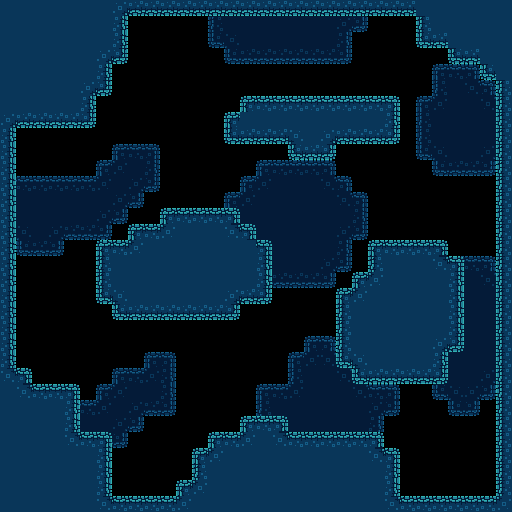

A 2D game scene composited from a Tiled map and its tileset images. What follows is a short description and the map's XML, with every tile layer's data as written:
An orthogonal 32x32 tile map with 16x16 px tiles, 2 tile layers (Background, Ground) and 34 objects (Player).

<map version="1.10" tiledversion="1.10.2" orientation="orthogonal" renderorder="right-down" width="32" height="32" tilewidth="16" tileheight="16" infinite="0" nextlayerid="5" nextobjectid="36">
 <tileset firstgid="1" source="tileset.tsx" />
 <layer id="4" name="Background" width="32" height="32" parallaxx="1.05">
  <data encoding="csv">
0,0,0,0,0,0,0,0,0,0,0,0,0,0,0,0,0,0,0,0,0,0,0,0,0,0,0,0,0,0,0,0,
0,0,0,0,0,0,0,0,0,0,0,0,0,16,17,17,17,17,17,17,17,9,28,0,0,0,0,0,0,0,0,0,
0,0,0,0,0,0,0,0,0,0,0,0,0,26,10,17,17,17,17,17,17,18,0,0,0,0,0,0,0,0,0,0,
0,0,0,0,0,0,0,0,0,0,0,0,0,0,26,27,27,27,27,27,27,28,0,0,0,0,0,0,0,0,0,0,
0,0,0,0,0,0,0,0,0,0,0,0,0,0,0,0,0,0,0,0,0,0,0,0,0,0,0,6,7,8,0,0,
0,0,0,0,0,0,0,0,0,0,0,0,0,0,0,0,0,0,0,0,0,0,0,0,0,0,0,16,17,19,8,0,
0,0,0,0,0,0,0,0,0,0,0,0,0,0,0,0,0,0,0,0,0,0,0,0,0,0,6,20,17,17,19,8,
0,0,0,0,0,0,0,0,0,0,0,0,0,0,0,0,0,0,0,0,0,0,0,0,0,0,16,17,17,17,17,18,
0,0,0,0,0,0,0,0,0,0,0,0,0,0,0,0,0,0,0,0,0,0,0,0,0,0,16,17,17,17,17,18,
0,0,0,0,0,0,0,6,7,8,0,0,0,0,0,0,0,0,0,0,0,0,0,0,0,0,26,10,17,17,9,28,
0,0,0,0,0,0,6,20,17,18,0,0,0,0,0,0,6,7,7,7,8,0,0,0,0,0,0,26,27,27,28,0,
6,7,7,7,7,7,20,17,9,28,0,0,0,0,0,6,20,17,17,17,19,8,0,0,0,0,0,0,0,0,0,0,
16,17,17,17,17,17,17,9,28,0,0,0,0,0,6,20,17,17,17,17,17,19,8,0,0,0,0,0,0,0,0,0,
16,17,17,17,17,17,9,28,0,0,0,0,0,0,16,17,17,17,17,17,17,17,18,0,0,0,0,0,0,0,0,0,
26,10,17,9,27,27,28,0,0,0,0,0,0,0,16,17,17,17,17,17,17,9,28,0,0,0,0,0,0,0,0,0,
0,26,27,28,0,0,0,0,0,0,0,0,0,0,16,17,17,17,17,17,17,18,0,0,0,0,0,0,0,0,0,0,
0,0,0,0,0,0,0,0,0,0,0,0,0,0,26,27,10,17,17,17,9,28,0,0,0,0,6,7,7,7,8,0,
0,0,0,0,0,0,0,0,0,0,0,0,0,0,0,0,26,27,27,27,28,0,0,0,0,0,16,17,17,17,19,8,
0,0,0,0,0,0,0,0,0,0,0,0,0,0,0,0,0,0,0,0,0,0,0,0,0,0,16,17,17,17,17,18,
0,0,0,0,0,0,0,0,0,0,0,0,0,0,0,0,0,0,0,0,0,0,0,0,0,6,20,17,17,17,17,18,
0,0,0,0,0,0,0,0,0,0,0,0,0,0,0,0,0,0,0,0,0,0,0,0,0,16,17,17,17,17,17,18,
0,0,0,0,0,0,0,0,0,0,0,0,0,0,0,0,0,0,0,6,8,0,0,0,0,16,17,17,17,17,17,18,
0,0,0,0,0,0,0,0,0,6,8,0,0,0,0,0,0,0,6,20,19,8,0,0,0,26,10,17,17,17,17,18,
0,0,0,0,0,0,0,6,7,20,18,0,0,0,0,0,0,0,16,17,17,19,8,0,0,0,26,10,17,17,9,28,
0,0,0,0,0,0,6,20,17,17,18,0,0,0,0,0,6,7,20,17,17,17,19,7,8,0,0,26,10,9,28,0,
0,0,0,0,6,7,20,17,9,27,28,0,0,0,0,0,16,17,17,17,17,17,17,9,28,0,0,0,26,28,0,0,
0,6,7,7,20,17,17,9,28,0,0,0,0,0,0,0,16,17,17,17,17,17,17,18,0,0,0,0,0,0,0,0,
0,16,17,17,9,27,27,28,0,0,0,0,0,0,0,0,0,0,0,0,0,0,0,0,0,0,0,0,0,0,0,0,
0,26,27,27,28,0,0,0,0,0,0,0,0,0,0,0,0,0,0,0,0,0,0,0,0,0,0,0,0,0,0,0,
0,0,0,0,0,0,0,0,0,0,0,0,0,0,0,0,0,0,0,0,0,0,0,0,0,0,0,0,0,0,0,0,
0,0,0,0,0,0,0,0,0,0,0,0,0,0,0,0,0,0,0,0,0,0,0,0,0,0,0,0,0,0,0,0,
0,0,0,0,0,0,0,0,0,0,0,0,0,0,0,0,0,0,0,0,0,0,0,0,0,0,0,0,0,0,0,0
</data>
 </layer>
 <layer id="1" name="Ground" width="32" height="32">
  <data encoding="csv">
12,12,12,12,12,12,12,4,22,22,22,22,22,22,22,22,22,22,22,22,22,22,22,22,22,22,12,12,12,12,12,12,
12,12,12,12,12,12,12,13,0,0,0,0,0,0,0,0,0,0,0,0,0,0,0,0,0,0,11,12,12,12,12,12,
12,12,12,12,12,12,12,13,0,0,0,0,0,0,0,0,0,0,0,0,0,0,0,0,0,0,21,22,12,12,12,12,
12,12,12,12,12,12,4,23,0,0,0,0,0,0,0,0,0,0,0,0,0,0,0,0,0,0,0,0,21,22,12,12,
12,12,12,12,12,12,13,0,0,0,0,0,0,0,0,0,0,0,0,0,0,0,0,0,0,0,0,0,0,0,21,12,
12,12,12,12,12,4,23,0,0,0,0,0,0,0,0,0,0,0,0,0,0,0,0,0,0,0,0,0,0,0,0,11,
12,12,12,12,12,13,0,0,0,0,0,0,0,0,0,1,2,2,2,2,2,2,2,2,3,0,0,0,0,0,0,11,
4,22,22,22,22,23,0,0,0,0,0,0,0,0,1,12,12,12,12,12,12,12,12,12,13,0,0,0,0,0,0,11,
13,0,0,0,0,0,0,0,0,0,0,0,0,0,21,22,22,22,5,12,4,22,22,22,23,0,0,0,0,0,0,11,
13,0,0,0,0,0,0,0,0,0,0,0,0,0,0,0,0,0,21,22,23,0,0,0,0,0,0,0,0,0,0,11,
13,0,0,0,0,0,0,0,0,0,0,0,0,0,0,0,0,0,0,0,0,0,0,0,0,0,0,0,0,0,0,11,
13,0,0,0,0,0,0,0,0,0,0,0,0,0,0,0,0,0,0,0,0,0,0,0,0,0,0,0,0,0,0,11,
13,0,0,0,0,0,0,0,0,0,0,0,0,0,0,0,0,0,0,0,0,0,0,0,0,0,0,0,0,0,0,11,
13,0,0,0,0,0,0,0,0,0,1,2,2,2,3,0,0,0,0,0,0,0,0,0,0,0,0,0,0,0,0,11,
13,0,0,0,0,0,0,0,1,2,15,12,12,12,14,3,0,0,0,0,0,0,0,0,0,0,0,0,0,0,0,11,
13,0,0,0,0,0,1,2,15,12,12,12,12,12,12,12,3,0,0,0,0,0,0,1,2,2,2,3,0,0,0,11,
13,0,0,0,0,0,11,12,12,12,12,12,12,12,12,12,13,0,0,0,0,0,0,11,12,12,12,14,3,0,0,11,
13,0,0,0,0,0,11,12,12,12,12,12,12,12,12,12,13,0,0,0,0,0,1,15,12,12,12,12,13,0,0,11,
13,0,0,0,0,0,21,5,12,12,12,12,12,12,4,22,23,0,0,0,0,1,15,12,12,12,12,12,13,0,0,11,
13,0,0,0,0,0,0,21,22,22,22,22,22,22,23,0,0,0,0,0,0,11,12,12,12,12,12,12,13,0,0,11,
13,0,0,0,0,0,0,0,0,0,0,0,0,0,0,0,0,0,0,0,0,11,12,12,12,12,12,12,13,0,0,11,
13,0,0,0,0,0,0,0,0,0,0,0,0,0,0,0,0,0,0,0,0,11,12,12,12,12,12,4,23,0,0,11,
13,0,0,0,0,0,0,0,0,0,0,0,0,0,0,0,0,0,0,0,0,21,5,12,12,12,12,13,0,0,0,11,
14,3,0,0,0,0,0,0,0,0,0,0,0,0,0,0,0,0,0,0,0,0,21,22,22,22,22,23,0,0,0,11,
12,14,2,2,3,0,0,0,0,0,0,0,0,0,0,0,0,0,0,0,0,0,0,0,0,0,0,0,0,0,0,11,
12,12,12,12,13,0,0,0,0,0,0,0,0,0,0,0,0,0,0,0,0,0,0,0,0,0,0,0,0,0,0,11,
12,12,12,12,13,0,0,0,0,0,0,0,0,0,0,1,2,3,0,0,0,0,0,0,0,0,0,0,0,0,0,11,
12,12,12,12,14,2,3,0,0,0,0,0,0,1,2,15,12,14,2,2,2,2,2,3,0,0,0,0,0,0,0,11,
12,12,12,12,12,12,13,0,0,0,0,0,1,15,12,12,12,12,12,12,12,12,12,14,3,0,0,0,0,0,0,11,
12,12,12,12,12,12,13,0,0,0,0,0,11,12,12,12,12,12,12,12,12,12,12,12,13,0,0,0,0,0,0,11,
12,12,12,12,12,12,13,0,0,0,0,1,15,12,12,12,12,12,12,12,12,12,12,12,13,0,0,0,0,0,0,11,
12,12,12,12,12,12,14,2,2,2,2,15,12,12,12,12,12,12,12,12,12,12,12,12,14,2,2,2,2,2,2,15
</data>
 </layer>
 <objectgroup id="2" name="Colliders">
  <object id="3" x="0" y="384" width="80" height="48" />
  <object id="5" x="192" y="448" width="16" height="48" />
  <object id="8" x="208" y="432" width="32" height="32" />
  <object id="9" x="240" y="416" width="48" height="32" />
  <object id="10" x="288" y="432" width="96" height="32" />
  <object id="14" x="368" y="240" width="80" height="144" />
  <object id="18" x="160" y="208" width="80" height="112" />
  <object id="26" x="0" y="96" width="96" height="32" />
  <object id="27" x="80" y="64" width="32" height="32" />
  <object id="28" x="96" y="0" width="32" height="64" />
  <object id="29" x="128" y="0" width="288" height="16" />
  <object id="30" x="416" y="0" width="32" height="48" />
  <object id="33" x="240" y="96" width="160" height="48" />
  <object id="34" x="224" y="112" width="16" height="32" />
  <object id="35" x="288" y="144" width="48" height="16" />
  <object id="31" x="448" y="32" width="32" height="32" />
  <object id="32" x="480" y="48" width="32" height="32" />
  <object id="19" x="128" y="224" width="32" height="96" />
  <object id="24" x="0" y="368" width="32" height="16" />
  <object id="25" x="0" y="128" width="16" height="240" />
  <object id="20" x="112" y="240" width="16" height="80" />
  <object id="21" x="96" y="240" width="16" height="64" />
  <object id="22" x="256" y="240" width="16" height="64" />
  <object id="23" x="240" y="224" width="16" height="80" />
  <object id="15" x="448" y="256" width="16" height="96" />
  <object id="16" x="352" y="272" width="16" height="112" />
  <object id="17" x="337.143" y="288" width="13.7143" height="80" />
  <object id="11" x="384" y="448" width="16" height="64" />
  <object id="13" x="400" y="496" width="96" height="16" />
  <object id="12" x="496" y="80" width="16" height="432" />
  <object id="6" x="176" y="480" width="16" height="32" />
  <object id="7" x="112" y="496" width="64" height="16" />
  <object id="4" x="0" y="432" width="112" height="80" />
 </objectgroup>
 <objectgroup id="3" name="Entities">
  <object id="1" name="Player" x="48" y="352">
   <point />
  </object>
 </objectgroup>
</map>